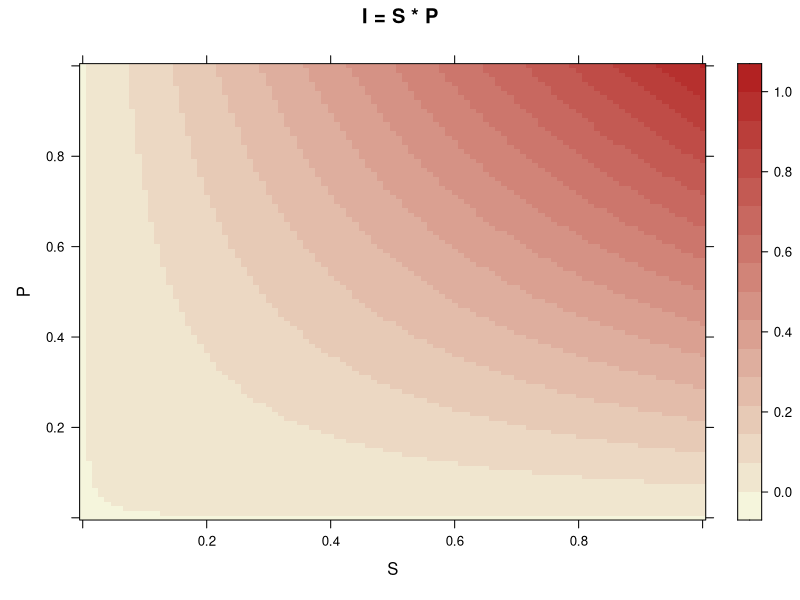
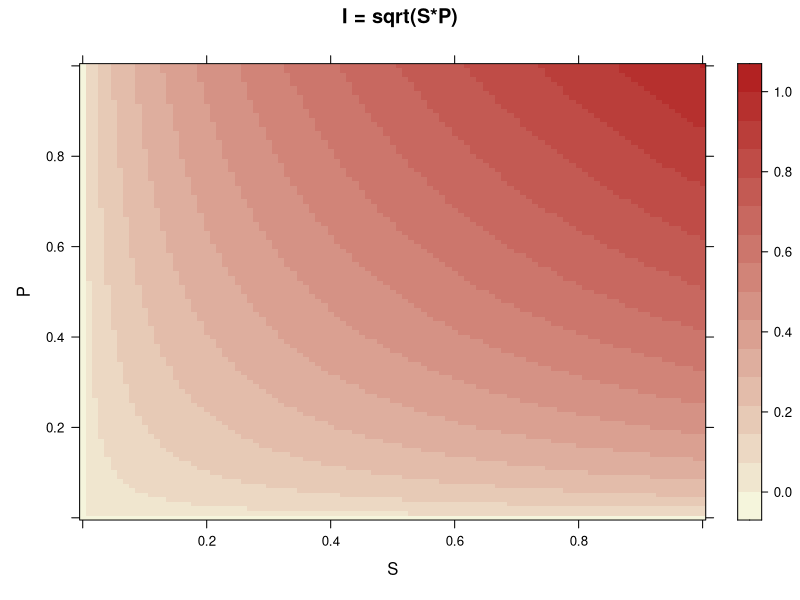

These figures' R source, in order:
# trying to find a good impact index combining impact size and prevalence

x = seq(0,1, 0.01)
S <- matrix(x, length(x),length(x), byrow=T)
P <- matrix(x, length(x),length(x),byrow=F)

z1 <- (S+P)/sqrt(2)
z2 <-  S*P
z3 <-  sqrt(S*P)

# 
# plot(1:(length(x)^2),z0, col=rainbow(11))
# plot(1:(length(x)^2),z1, col=rainbow(11))
# plot(1:(length(x)^2),z2, col=rainbow(11))
# 
# plot(z1,z2, col=rainbow(11))
# plot(z2,z1, col=rainbow(11))

library(lattice)

# best might be simple multiplication :
levelplot(z2~ S * P, col.regions= colorRampPalette(c("beige" , "firebrick")), main = "I = S * P" )
levelplot(z3~ S * P, col.regions= colorRampPalette(c("beige",  "firebrick")) , main = "I = sqrt(S*P)")

